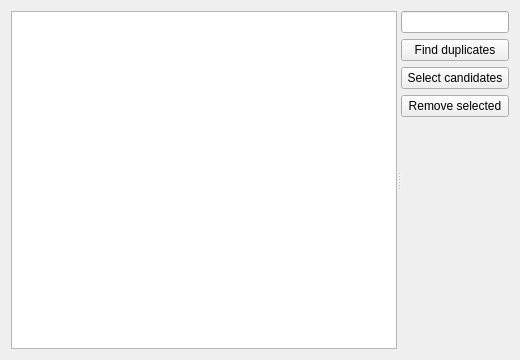
<?xml version="1.0" encoding="UTF-8"?>
<ui version="4.0">
 <class>DuplicateWidget</class>
 <widget class="QWidget" name="DuplicateWidget">
  <property name="geometry">
   <rect>
    <x>0</x>
    <y>0</y>
    <width>520</width>
    <height>360</height>
   </rect>
  </property>
  <property name="windowTitle">
   <string>Remove duplicated files</string>
  </property>
  <layout class="QHBoxLayout" name="horizontalLayout">
   <item>
    <widget class="QSplitter" name="splitter">
     <property name="orientation">
      <enum>Qt::Horizontal</enum>
     </property>
     <property name="childrenCollapsible">
      <bool>false</bool>
     </property>
     <widget class="QTableView" name="tableView">
      <property name="sizePolicy">
       <sizepolicy hsizetype="Expanding" vsizetype="Expanding">
        <horstretch>4</horstretch>
        <verstretch>0</verstretch>
       </sizepolicy>
      </property>
      <property name="selectionBehavior">
       <enum>QAbstractItemView::SelectRows</enum>
      </property>
      <attribute name="horizontalHeaderStretchLastSection">
       <bool>true</bool>
      </attribute>
     </widget>
     <widget class="QWidget" name="">
      <layout class="QVBoxLayout" name="verticalLayout">
       <item>
        <widget class="QLineEdit" name="pathPlaceholder">
         <property name="sizePolicy">
          <sizepolicy hsizetype="Minimum" vsizetype="Fixed">
           <horstretch>0</horstretch>
           <verstretch>0</verstretch>
          </sizepolicy>
         </property>
         <property name="alignment">
          <set>Qt::AlignCenter</set>
         </property>
        </widget>
       </item>
       <item>
        <widget class="QPushButton" name="findDuplicatesButton">
         <property name="text">
          <string>Find duplicates</string>
         </property>
        </widget>
       </item>
       <item>
        <widget class="QPushButton" name="selectCandidatesButton">
         <property name="text">
          <string>Select candidates</string>
         </property>
        </widget>
       </item>
       <item>
        <widget class="QPushButton" name="removeSelectedButton">
         <property name="text">
          <string>Remove selected</string>
         </property>
        </widget>
       </item>
       <item>
        <spacer name="verticalSpacer">
         <property name="orientation">
          <enum>Qt::Vertical</enum>
         </property>
         <property name="sizeHint" stdset="0">
          <size>
           <width>20</width>
           <height>40</height>
          </size>
         </property>
        </spacer>
       </item>
      </layout>
     </widget>
    </widget>
   </item>
  </layout>
 </widget>
 <resources/>
 <connections/>
</ui>
